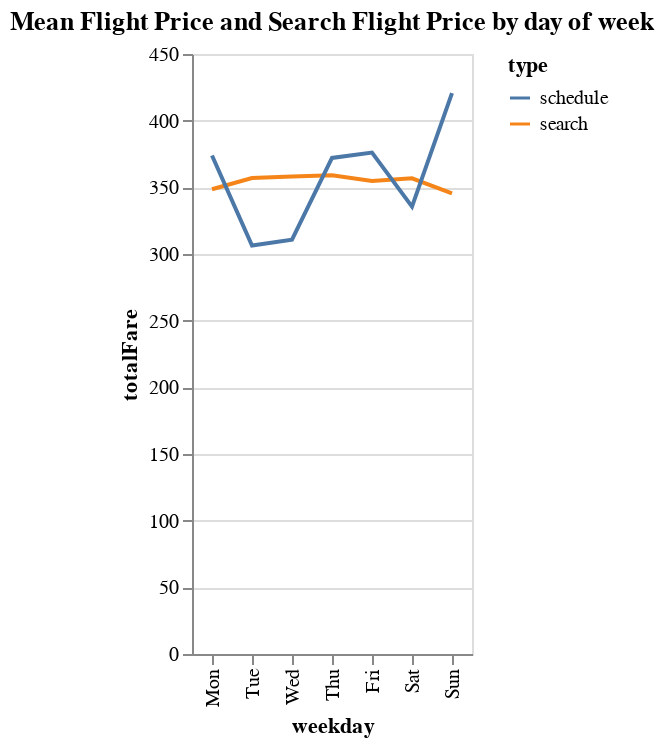

The notebook cell saved with this chart:
### Code cell
#0: Monday, 6: Sunday

alt.Chart(search_and_flight).mark_line().transform_fold(
    fold=['search', 'schedule'], 
).encode(
    x=alt.X('weekday:N', sort=['Mon','Tue','Wed','Thu','Fri','Sat','Sun']),
    y='totalFare:Q',
    color='type'
).properties(
    title = 'Mean Flight Price and Search Flight Price by day of week'
).interactive()

### Figure 1 — Vega-Lite specification as saved in the notebook (floating-point values rounded to 4 significant figures)
{"config": {"view": {"continuousWidth": 400, "continuousHeight": 300}}, "data": {"name": "data-608aff530f98addd4a86a78034783d68"}, "mark": "line", "encoding": {"color": {"field": "type", "type": "nominal"}, "x": {"field": "weekday", "sort": ["Mon", "Tue", "Wed", "Thu", "Fri", "Sat", "Sun"], "type": "nominal"}, "y": {"field": "totalFare", "type": "quantitative"}}, "selection": {"selector003": {"type": "interval", "bind": "scales", "encodings": ["x", "y"]}}, "title": "Mean Flight Price and Search Flight Price by day of week", "transform": [{"fold": ["search", "schedule"]}], "$schema": "https://vega.github.io/schema/vega-lite/v4.17.0.json", "datasets": {"data-608aff530f98addd4a86a78034783d68": [{"search_daysinweek": 0.0, "totalFare": 348.5, "type": "search", "daysinweek": null, "weekday": "Mon"}, {"search_daysinweek": 1.0, "totalFare": 357.0, "type": "search", "daysinweek": null, "weekday": "Tue"}, {"search_daysinweek": 2.0, "totalFare": 358.0, "type": "search", "daysinweek": null, "weekday": "Wed"}, {"search_daysinweek": 3.0, "totalFare": 359.1, "type": "search", "daysinweek": null, "weekday": "Thu"}, {"search_daysinweek": 4.0, "totalFare": 354.8, "type": "search", "daysinweek": null, "weekday": "Fri"}, {"search_daysinweek": 5.0, "totalFare": 356.7, "type": "search", "daysinweek": null, "weekday": "Sat"}, {"search_daysinweek": 6.0, "totalFare": 345.5, "type": "search", "daysinweek": null, "weekday": "Sun"}, {"search_daysinweek": null, "totalFare": 373.9, "type": "schedule", "daysinweek": 0.0, "weekday": "Mon"}, {"search_daysinweek": null, "totalFare": 306.3, "type": "schedule", "daysinweek": 1.0, "weekday": "Tue"}, {"search_daysinweek": null, "totalFare": 310.7, "type": "schedule", "daysinweek": 2.0, "weekday": "Wed"}, {"search_daysinweek": null, "totalFare": 372.0, "type": "schedule", "daysinweek": 3.0, "weekday": "Thu"}, {"search_daysinweek": null, "totalFare": 376.0, "type": "schedule", "daysinweek": 4.0, "weekday": "Fri"}, {"search_daysinweek": null, "totalFare": 335.5, "type": "schedule", "daysinweek": 5.0, "weekday": "Sat"}, {"search_daysinweek": null, "totalFare": 420.7, "type": "schedule", "daysinweek": 6.0, "weekday": "Sun"}]}}
